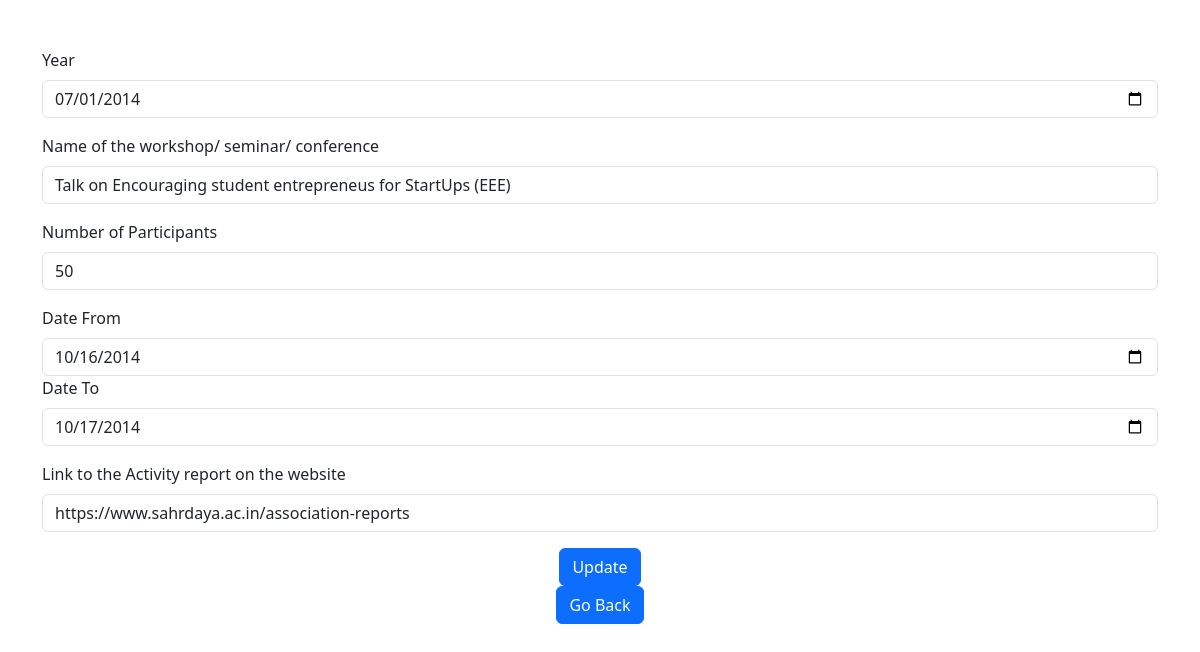
Page /edit322/2 on the committed database.
### View/models.py (models this page shows)
class Details3_2_2(models.Model):
    Year = models.DateField(default=None)
    Name_of_the_workshop_seminar_conference = models.CharField(max_length=200)
    Number_of_Participants = models.IntegerField(default=0)
    Date_From = models.DateField(default=None)
    Date_To = models.DateField(default=None)
    radiobutton322 = models.CharField(max_length=50,default=None ,choices=(("Research Methodology", "Research Methodology"), ("Intellectual Property Rights (IPR)", "Intellectual Property Rights (IPR)"), ("Entrepreneurship","Entrepreneurship")))
    Link_to_the_Activity_report_on_the_website = models.URLField(default=None)
    Uploaded_by = models.CharField(max_length=50)

### View/views.py (the view, shortened to what this page needs)
# urls.py: path('edit322/<int:id>', views.edit322, name='322edit'),
def edit322(request, id):
    d322 = Details3_2_2.objects.get(id=id)
    return render(request,'View/322edit.html',{'d322' : d322})

### View/Templates/View/322edit.html (shortened to what this page needs)
<!DOCTYPE html>
<html lang="en">
<head>
        <link href="https://cdn.jsdelivr.net/npm/bootstrap@5.3.0-alpha1/dist/css/bootstrap.min.css" rel="stylesheet">
</head>
<body>
<div class="container mt-5">
<form method="POST" >
<div class="mb-3">
  <label for="Year" class="form-label">Year</label>
  <input type="date" class="form-control" id="Year" name="Year" value="{{ d322.Year|date:'Y-m-d'  }}">
</div>
<div class="mb-3">
  <label for="Name of the workshop/ seminar/ conference" class="form-label">Name of the workshop/ seminar/ conference</label>
  <input type="text" class="form-control" id="Name of the workshop/ seminar/ conference" name="Name_of_the_workshop_seminar_conference" value="{{ d322.Name_of_the_workshop_seminar_conference }}">
</div>
<div class="mb-3">
  <label for="Number of Participants" class="form-label">Number of Participants</label>
  <input type="number" class="form-control" id="Number of Participants" name="Number_of_Participants" value="{{ d322.Number_of_Participants }}">
</div>
<div class="mb-3">
  <label for="Date From" class="form-label">Date From </label>
  <input type="date" class="form-control" id="Date From" name="Date_From" value="{{ d322.Date_From|date:'Y-m-d'  }}">
    <label for="Date To" class="form-label">Date To</label>
    <input type="date" class="form-control" id="Date To" name="Date_To" value="{{ d322.Date_To|date:'Y-m-d' }}">
</div>
    <div class="mb-3">
  <label for="Link to the Activity report on the website" class="form-label">Link to the Activity report on the website</label>
  <input type="url" class="form-control" id="Link to the Activity report on the website" name="Link_to_the_Activity_report_on_the_website" value="{{ d322.Link_to_the_Activity_report_on_the_website }}">
</div>
<div class="col-md-12 text-center">
    <button type="submit" class="btn btn-primary">Update</button></div>
</form>
</div>
<div style="display: flex; justify-content: center;">
    <a class="btn btn-primary" href="{% url '322details' %}" role="button">Go Back</a>
</div>
</body>
</html>

### rows in the picture
Details3_2_2: Year "07/01/2014", Name_of_the_workshop_seminar_conference "Talk on Encouraging student entrepreneus for StartUps (EEE)", Number_of_Participants "50", Date_From "10/16/2014", Date_To "10/17/2014", Link_to_the_Activity_report_on_the_website "https://www.sahrdaya.ac.in/association-reports"
